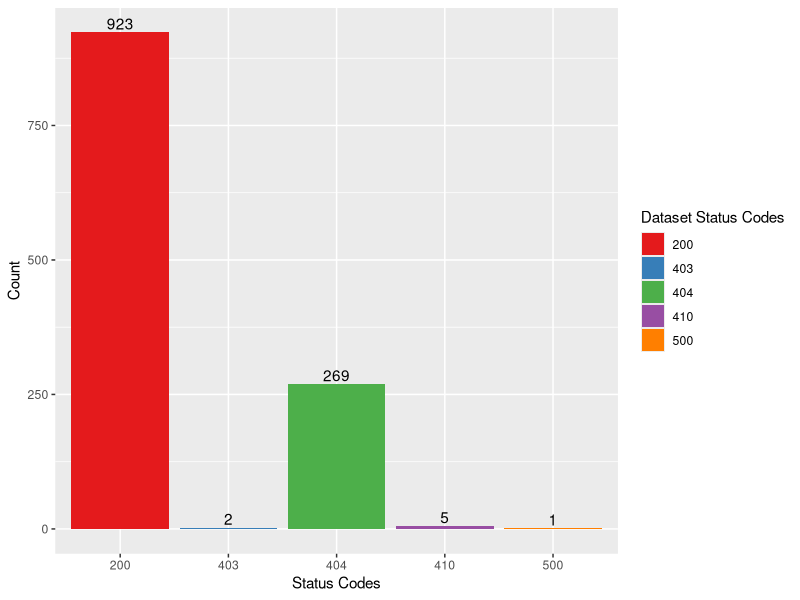
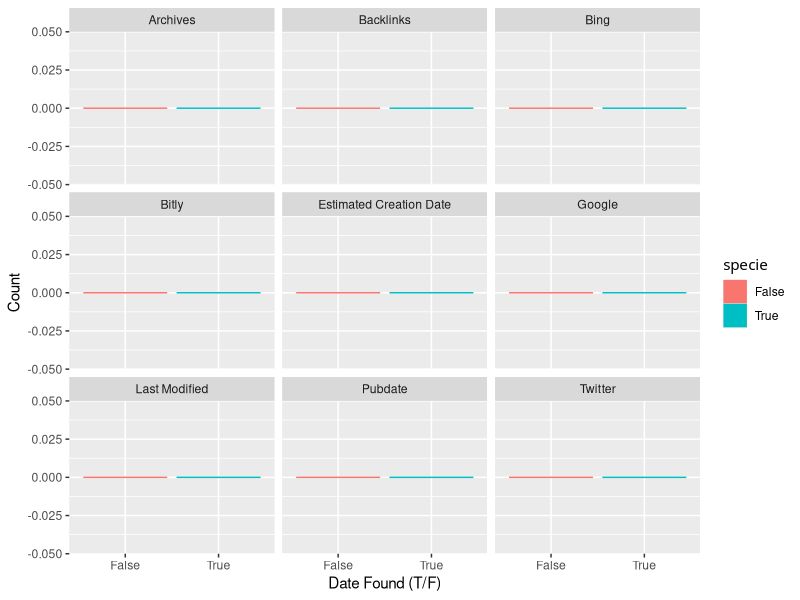
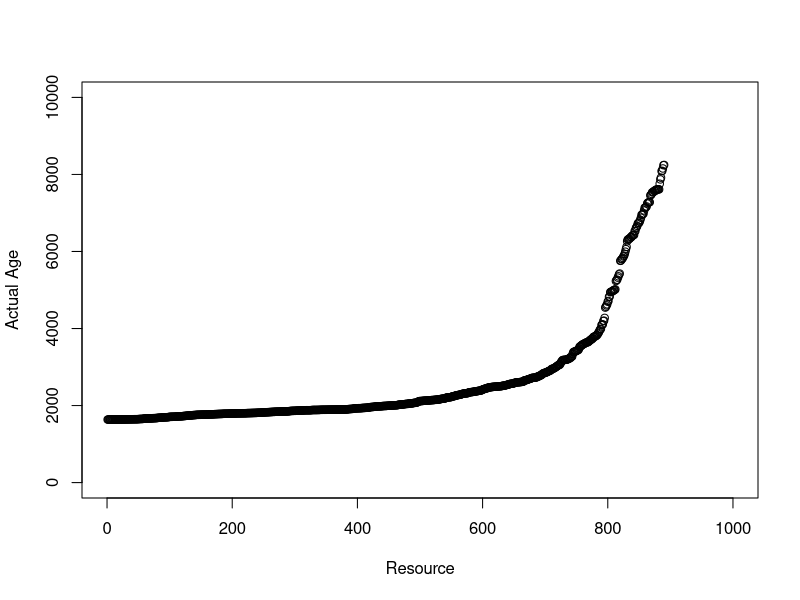
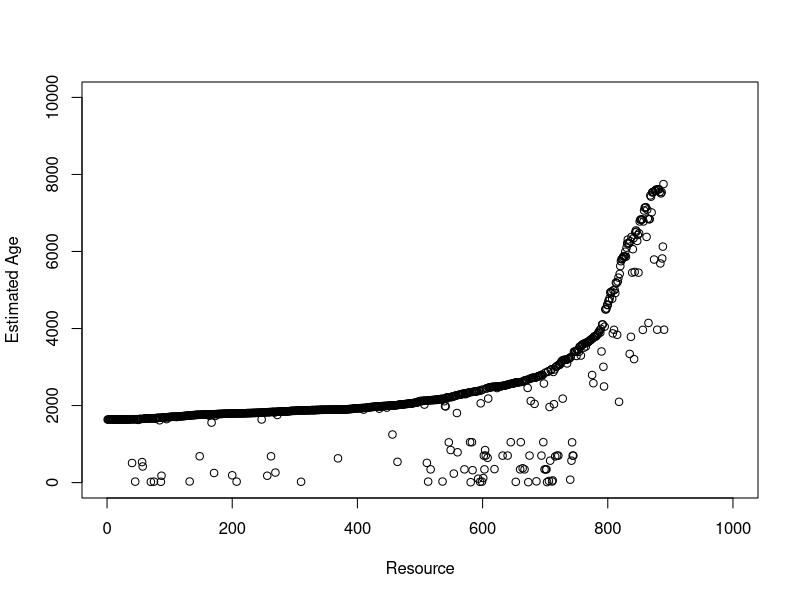

Write the R code that produced these figures, in order. (Note: this script raises an error after producing the figures.)
setwd(getwd())
library(ggplot2)
library(readr)

datasetStatuses <- read_csv("./data/dataset-new2.csv", col_types = cols(status_code = col_integer()))

ggplot(datasetStatuses, aes(x = as.factor(datasetStatuses$status_code), fill = as.factor(datasetStatuses$status_code) )) + geom_bar() + scale_fill_brewer(palette = "Set1") + labs(x = "Status Codes", y = "Count") + geom_text(stat='count',aes(label=..count..),vjust=-0.25) + guides(fill=guide_legend(title="Dataset Status Codes"))

# ggplot(studentInfo, aes(x=as.factor(cyl) )) + geom_bar()

cd_stats <- read_csv("./data/cd-stats.csv")
# remove URI
cd_stats$URI <- NULL

getStats <- function(data){
  # create vectors
  tv = c()
  fv = c()
  dcols = colnames(data)
  # iterate through column names
  for(i in dcols){
    # find stats here
    isFalse = sum(data[[i]] == 'False')
    isTrue = sum(data[[i]] == 'True')
    print(i)
    print(isFalse)
    print(isTrue)
    tv <- c(tv, isTrue)
    fv <- c(fv, isFalse)
  }
  # rearrange true first then add false to single vector
  tv <- c(tv, fv)
  return(tv)
}

# create a dataset
specie=c(rep("True" , 9) , rep("False" , 9) )
condition1 = rep(colnames(cd_stats), 2)
vals = getStats(cd_stats)
print(vals)
data=data.frame(specie,condition1,vals)


# ggplot(cd_stats, aes(x= as.factor(cd_stats), fill= as.factor(cd_stats$`Estimated Creation Date`) )) + geom_bar()  + guides(fill=guide_legend(title="CarbonDate found a Date"))

# Faceting
ggplot(data, aes(y=vals, x=specie, color=specie, fill=specie) ) +
  geom_bar( stat="identity") +
  facet_wrap(~condition1) +
  labs(x = "Date Found (T/F)", y = "Count") +
  theme(legend.title=element_text("test"))

# ===============================
# CD dates

cdDates <- read_csv("./cd-dataset-merge-fixed.csv")
cdDates <- cdDates[!is.na(cdDates$`Estimated Creation Date`),]
cdDates <- cdDates[order(cdDates$`Actual Age`),]

overEstimated <- subset(cdDates, cdDates$`Estimated Age` > cdDates$`Actual Age`)

xaxis <- sum(complete.cases(cdDates$`Estimated Creation Date`))
services <- colnames(cdDates)[6:14]

for(j in services){
  print(j)
  print(sum(!is.na(cdDates[j])))
  # grep(i, colnames(cdDates))
  # print()
}

# count each
for(i in 1:xaxis){
  # estDate <-
  for(i in services){
    grep(i, colnames(cdDates))
    # print()
  }
}

temp <- c()
for(i in 1:xaxis){
  temp <- c(temp, i)
}

plot(temp, cdDates$`Actual Age`,
     xlab="Resource", ylab="Actual Age",
     xlim=c(0, 1000), ylim=c(0, 10000))
plot(temp, cdDates$`Estimated Age`,
     xlab="Resource", ylab="Estimated Age",
     xlim=c(0, 1000), ylim=c(0, 10000))

fit2 <- lm(temp ~ poly(cdDates$`Actual Age`, 2, raw=TRUE))
plot(xaxis, cdDates$`Actual Age`)
lines(xaxis, predict(fit2, data.frame(x=cdDates$`Actual Age`), col='red'))

# Plots of both estimated and actual ages on the same graph. Red is actual. Blue is estimated.
# Polynomial curve of degree 2 for both sets of data.
ggplot(data = cdDates, aes(y=cdDates$`Actual Age`, x=temp)) +
  xlab("Resources") +
  ylab("Age") +
  geom_point(alpha = 1, aes(colour='Real Creation Dates'), size=0.9, shape=19) +
  stat_smooth(method = "lm", formula = y ~ poly(x,2), aes(colour='Poly fitted Real Creation Dates')) +
  geom_point(aes(x=temp, y=cdDates$`Estimated Age`, colour='Estimated Creation Dates'), data=cdDates, size=0.5) +
  stat_smooth(method = "lm",aes(x=temp,y=cdDates$`Estimated Age`, colour='Poly fitted Best Estimated Dates'), formula = y ~ poly(x,2)) +
  theme(legend.title=element_blank(), legend.position = c(0.225, 0.825)) +
  scale_color_manual(name="", values=c("Real Creation Dates"="blue","Poly fitted Real Creation Dates"="blue","Estimated Creation Dates"="red","Poly fitted Best Estimated Dates"="red")) +
  guides(fill = guide_legend(override.aes = list(linetype = 0, shape=''))
         , colour = guide_legend(override.aes = list(linetype=c(0,1,1,0)
                                                     , shape=c(16,NA,NA,16))))

# print(sum(is.na(cdDates$`Estimated Creation Date`)))

library(zoo)

x <- 1:10
y <- 3*x+25
id <- order(x)

AUC <- sum(diff(xaxis)*rollmean(cdDates$`Estimated Age`,2))
